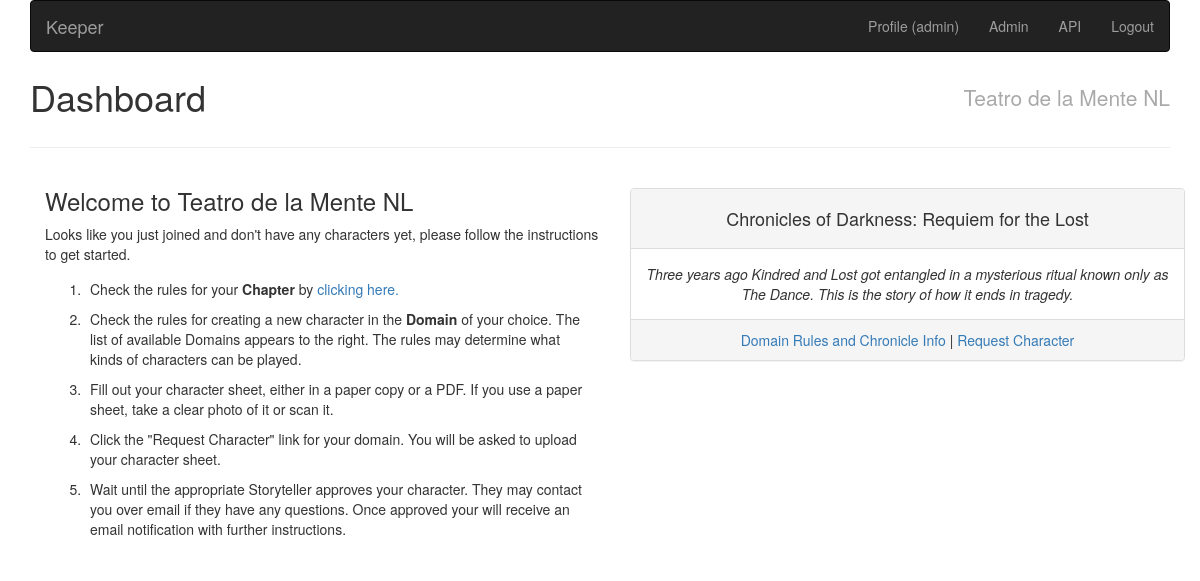
/ (signed in), run on the app's committed database.
### core/models.py (models this page shows, shortened)
class UserProfile(AbstractUser):
    phone = CharField(max_length=20, blank=True, help_text="Optional.")
    last_visit = DateTimeField(blank=True, null=True, editable=False)
    email_opt_out = BooleanField(default=False)
    class Meta:
        verbose_name = 'User Profile'

### organization/models.py (models this page shows, shortened)
class Membership(TimeStampedModel, StatusModel):
    STATUS = Choices(
        ('active', 'Active'),
        ('suspended', 'Suspended')
    )
    TITLES = Choices(
        ('storyteller', 'Storyteller'),
        ('coordinator', 'Coordinator')
    )
    user = ForeignKey(settings.AUTH_USER_MODEL, CASCADE, related_name="memberships")
    chapter = ForeignKey(Chapter, CASCADE, related_name="memberships")
    title = CharField(max_length=20, choices=TITLES, blank=True)
    external_id = CharField(max_length=20, blank=True, verbose_name='External ID')
    prestige_total = PositiveIntegerField(default=0, editable=False)
    prestige_level = ForeignKey('PrestigeLevel', SET_NULL, null=True, editable=False, related_name='memberships')
    objects = Manager()
    storytellers = QueryManager(title='storyteller')
    coordinators = QueryManager(title='coordinator')
    class Meta:
        unique_together = ('user', 'chapter',)
        ordering = ('chapter__name', 'user__username')

class Organization(Model):
    name = CharField(
        max_length=200, help_text="Required. Must be unique.", unique=True)
    class Meta:
        abstract = True

class Chapter(Organization):
    site = ForeignKey(Site, DO_NOTHING, related_name='chapters', null=True)  # Django Site
    rules_url = URLField('Rules URL', blank=True, help_text='URL pointing to the Chapter rules document.')
    reference_code = AutoSlugField(populate_from='name')
    prestige_cutoff = DateField(blank=True, null=True)
    class Meta:
        verbose_name = 'Chapter'
        verbose_name_plural = 'Chapters and Domains'

class Domain(Organization):
    rules_url = URLField('Rules URL', blank=True, help_text='URL pointing to the Domain game and approval rules.')
    chronicle_name = CharField(max_length=100, blank=True)
    chapter = ForeignKey('Chapter', CASCADE, related_name='domains')
    short_description = TextField(blank=True)
    reference_code = AutoSlugField(populate_from=('name', 'chapter__name'))
    class Meta:
        verbose_name = 'Domain'
    def name_and_chronicle(self):
        if self.chronicle_name:
            return f'{self.name}: {self.chronicle_name}'
        return str(self.name)

### core/views.py (the view)
# urls.py: path('', Index.as_view(), name='index'),
class Index(TemplateView):
    template_name = 'index.html'
    title = "Dashboard"
    def dispatch(self, request, *args, **kwargs):
        user = request.user
        if not user.is_authenticated:
            return redirect('account_login')
        return super().dispatch(request, *args, **kwargs)
    def get_context_data(self, **kwargs):
        context = super().get_context_data(**kwargs)
        context['approvals'] = approvals = self.request.user.approval_requests
        if not approvals.exists():
            context['new_guide'] = True
        return context

### organization/context_processors.py (called while the page is built)
def membership(request):
    context = {}
    if request.user and not request.user.is_anonymous:
        try:
            member_pk = request.session['membership']
            context['membership'] = Membership.objects.get(pk=member_pk, user=request.user)
        except (KeyError, Membership.DoesNotExist):
            context['membership'] = obj = Membership.objects.filter(user=request.user).first()
            if obj:
                request.session['membership'] = obj.pk
    return context

### templates/index.html (shortened to what this page needs)
{% extends 'base.html' %}
{% load bootstrap3 static %}
{% block content %}
  {% if membership %}
    {% if new_guide %}
      {% include 'new_guide.html' %}
    {% endif %}
  {% else %}
    <h3>No membership is associated with this account</h3>
    <p>
      Please ask your <strong>Coordinator</strong> for an invitation link.
    </p>
  {% endif %}
{% endblock %}

### templates/base.html (shortened to what this page needs)
{% load bootstrap3 static socialaccount %}
<html lang="en">
<head>
    {% bootstrap_css %}
    <link rel="stylesheet" type="text/css" href="{% static 'css/site.css' %}">
</head>
<body>
    <div id="content" class="container">{% block body %}
        {% if user.is_authenticated %}
            {% block navbar %}
                {% include 'navbar.html' %}
            {% endblock %}
            {% block header %}
              <div class="row">
                <div class="col-lg-6 col-sm12">
                  <h1 class="content-title">
                    {% block actiontitle %}
                      {% if view.title %}
                        {{ view.title }}
                      {% elif view.model_name %}
                        {% if object %}
                          <h1>Edit {{ view.model_name }}</h1>
                        {% else %}
                          <h1>Create {{ view.model_name }}</h1>
                        {% endif %}
                      {% endif %}
                    {% endblock %}
                  </h1>
                </div>
                <div class="col-lg-6 col-sm12 chapter-header">
                  {% block memberhead %}
                    {% if membership %}
                      {{ membership.chapter.name }}
                    {% endif %}
                  {% endblock %}
                </div>
              </div>
            {% endblock %}
            <hr>
            {% block content %}{% endblock %}
        {% else %}
            <p>
            <a href="{% url 'account_login' %}">Please login or signup here.</a>
            </p>
        {% endif %}
    {% endblock %}</div>
</body>
</html>

### templates/navbar.html (shortened to what this page needs)
{% load bootstrap3 %}
<nav class="navbar navbar-inverse">
    <div class="navbar-header">
        <a class="navbar-brand" href="{% url 'index' %}">Keeper</a>
    </div>
    <div class="collapse navbar-collapse">
        <ul class="nav navbar-nav navbar-right">
            <li><a href="{% url 'profile' %}">
              Profile ({{ user.username }})
            </a></li>
            {% if user.is_staff %}
                <li><a target="_blank" href="{% url 'admin:index' %}">
                  Admin
                </a></li>
                <li><a target="_blank" href="{% url 'api-root' %}">
                  API</a></li>
            {% endif %}
            <li><a href="{% url 'account_logout' %}">Logout</a></li>
        </ul>
    </div>
</nav>

### templates/new_guide.html
<div class="container new-guide">
  <div class="row">
    <div class="col-lg-6">
      <h3>Welcome to {{ membership.chapter.name }}</h3>
      <p>
        Looks like you just joined and don't have any characters yet,
        please follow the instructions to get started. </p>
      <ol>
        <li>
          Check the rules for your <strong>Chapter</strong> by
          <a href="{{ membership.chapter.rules_url }}">clicking here.</a>
        </li>
        <li>
          Check the rules for creating a new character in the
          <strong>Domain</strong> of your
          choice. The list of available Domains appears to the right. The rules may
          determine what kinds of characters can be played.
        </li>
        <li>
          Fill out your character sheet, either in a paper copy or a PDF. If you
          use a paper sheet, take a clear photo of it or scan it.
        </li>
        <li>
          Click the "Request Character" link for your domain. You will be asked
          to upload your character sheet.
        </li>
        <li>
          Wait until the appropriate Storyteller approves your character. They
          may contact you over email if they have any questions. Once approved
          your will receive an email notification with further instructions.
        </li>
      </ol>
    </div>
    <div class="col-lg-6" style="text-align: center">
      {% for domain in membership.chapter.domains.all %}
        <br>
        <div class="panel panel-default">
          <div class="panel-heading">
            <h4>{{ domain.name_and_chronicle }}</h4>
          </div>
          <div class="panel-body">
            <em>{{ domain.short_description }}</em>
          </div>
          <div class="panel-footer">
            <a href="{{ domain.rules_url }}">
              Domain Rules and Chronicle Info</a> |
            <a href="{% url 'request' domain.pk %}">
              Request Character
            </a>
          </div>
        </div>
      {% endfor %}
    </div>
  </div>
</div>

### core/static/css/site.css (style rules this page uses)
h1.content-title { margin-top: 5px; }
.chapter-header { text-align: right; padding-top: 10px; font-size: 1.5em; color: darkgrey; }
.new-guide li { padding: 5px; }

### data on the page
UserProfile: username "admin"
Membership: chapter.name "Teatro de la Mente NL"
Domain: name_and_chronicle "Chronicles of Darkness: Requiem for the Lost", short_description "Three years ago Kindred and Lost got entangled in a mysterious ritual known only as The Dance. This is the story of how it ends in tragedy."

### other printed values
{{ view.title }} "Dashboard"
